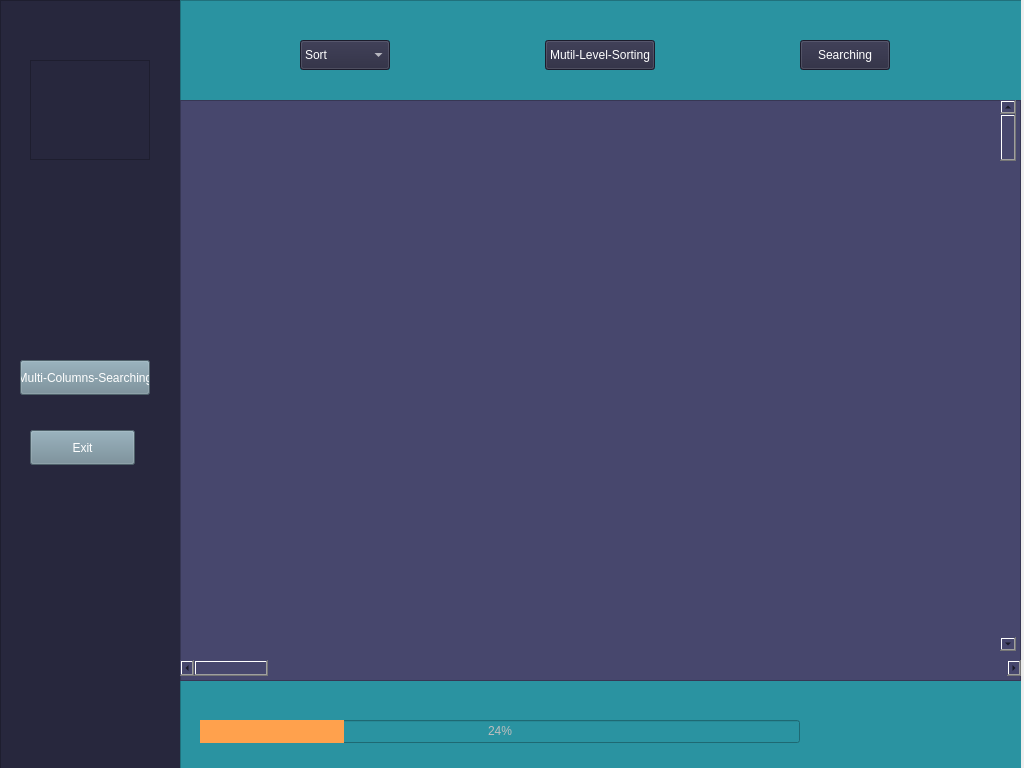
<?xml version="1.0" encoding="UTF-8"?>
<ui version="4.0">
 <class>MainWindow</class>
 <widget class="QMainWindow" name="MainWindow">
  <property name="enabled">
   <bool>true</bool>
  </property>
  <property name="geometry">
   <rect>
    <x>0</x>
    <y>0</y>
    <width>1024</width>
    <height>768</height>
   </rect>
  </property>
  <property name="mouseTracking">
   <bool>true</bool>
  </property>
  <property name="windowTitle">
   <string>MainWindow</string>
  </property>
  <widget class="QWidget" name="MainWidget">
   <widget class="QFrame" name="MainDiv">
    <property name="geometry">
     <rect>
      <x>0</x>
      <y>0</y>
      <width>1021</width>
      <height>771</height>
     </rect>
    </property>
    <property name="styleSheet">
     <string notr="true">background-color: rgb(71, 71, 109);</string>
    </property>
    <property name="frameShape">
     <enum>QFrame::StyledPanel</enum>
    </property>
    <property name="frameShadow">
     <enum>QFrame::Raised</enum>
    </property>
    <widget class="QFrame" name="SideDiv">
     <property name="geometry">
      <rect>
       <x>0</x>
       <y>0</y>
       <width>181</width>
       <height>771</height>
      </rect>
     </property>
     <property name="styleSheet">
      <string notr="true">QFrame
{
background-color: rgb(39, 39, 61);
}</string>
     </property>
     <property name="frameShape">
      <enum>QFrame::StyledPanel</enum>
     </property>
     <property name="frameShadow">
      <enum>QFrame::Raised</enum>
     </property>
     <widget class="QPushButton" name="ExitButton">
      <property name="geometry">
       <rect>
        <x>30</x>
        <y>430</y>
        <width>105</width>
        <height>35</height>
       </rect>
      </property>
      <property name="styleSheet">
       <string notr="true">QPushButton
{
color: rgb(255, 255, 255);

background-color: rgb(111, 136, 148);

}
QPushButton::hover
{
	
	background-color: rgb(0, 128, 103);
}
</string>
      </property>
      <property name="text">
       <string>Exit</string>
      </property>
     </widget>
     <widget class="QFrame" name="Picture">
      <property name="geometry">
       <rect>
        <x>30</x>
        <y>60</y>
        <width>120</width>
        <height>100</height>
       </rect>
      </property>
      <property name="styleSheet">
       <string notr="true">QFrame
{
background-color: rgb(39, 39, 61);
}
QFrame
{
	
	image: url(:/icons/My Art/60111 [Converted].png);
}</string>
      </property>
      <property name="frameShape">
       <enum>QFrame::StyledPanel</enum>
      </property>
      <property name="frameShadow">
       <enum>QFrame::Raised</enum>
      </property>
     </widget>
     <widget class="QPushButton" name="pushButton">
      <property name="geometry">
       <rect>
        <x>20</x>
        <y>360</y>
        <width>130</width>
        <height>35</height>
       </rect>
      </property>
      <property name="styleSheet">
       <string notr="true">QPushButton
{
color: rgb(255, 255, 255);

background-color: rgb(111, 136, 148);

}
QPushButton::hover
{
	
	background-color: rgb(0, 128, 103);
}
</string>
      </property>
      <property name="text">
       <string>Multi-Columns-Searching</string>
      </property>
     </widget>
    </widget>
    <widget class="QFrame" name="TopDiv">
     <property name="geometry">
      <rect>
       <x>180</x>
       <y>0</y>
       <width>851</width>
       <height>101</height>
      </rect>
     </property>
     <property name="styleSheet">
      <string notr="true">background-color: rgb(42, 147, 161);</string>
     </property>
     <property name="frameShape">
      <enum>QFrame::StyledPanel</enum>
     </property>
     <property name="frameShadow">
      <enum>QFrame::Raised</enum>
     </property>
     <widget class="QComboBox" name="SelectAlgo">
      <property name="geometry">
       <rect>
        <x>120</x>
        <y>40</y>
        <width>90</width>
        <height>30</height>
       </rect>
      </property>
      <property name="styleSheet">
       <string notr="true">QComboBox
{
background-color: rgb(39, 39, 61);
color: rgb(255, 255, 255);
}
QComboBox QAbstractItemView
{
	background-color: rgb(0, 128, 103);
    color: rgb(255, 255, 255);
}</string>
      </property>
      <item>
       <property name="text">
        <string>Sort</string>
       </property>
      </item>
      <item>
       <property name="text">
        <string>Bubble Sort</string>
       </property>
      </item>
      <item>
       <property name="text">
        <string>Selection Sort</string>
       </property>
      </item>
      <item>
       <property name="text">
        <string>Insertion Sort</string>
       </property>
      </item>
      <item>
       <property name="text">
        <string>Bucket Sort</string>
       </property>
      </item>
      <item>
       <property name="text">
        <string>MergeSort</string>
       </property>
      </item>
      <item>
       <property name="text">
        <string>Quick Sort</string>
       </property>
      </item>
     </widget>
     <widget class="QPushButton" name="ExitButton2">
      <property name="geometry">
       <rect>
        <x>620</x>
        <y>40</y>
        <width>90</width>
        <height>30</height>
       </rect>
      </property>
      <property name="styleSheet">
       <string notr="true">QPushButton
{
background-color: rgb(39, 39, 61);
color: rgb(255, 255, 255);
}
QPushButton:hover
{
	
	background-color: rgb(0, 128, 103);
}</string>
      </property>
      <property name="text">
       <string>Searching</string>
      </property>
     </widget>
     <widget class="QPushButton" name="MultiLevelSorting">
      <property name="geometry">
       <rect>
        <x>365</x>
        <y>40</y>
        <width>110</width>
        <height>30</height>
       </rect>
      </property>
      <property name="styleSheet">
       <string notr="true">QPushButton
{
color: rgb(255, 255, 255);
background-color: rgb(39, 39, 61);
}
QPushButton::hover
{
	background-color: rgb(0, 128, 103);
}

</string>
      </property>
      <property name="text">
       <string>Mutil-Level-Sorting</string>
      </property>
     </widget>
    </widget>
    <widget class="QFrame" name="BottomDiv">
     <property name="enabled">
      <bool>false</bool>
     </property>
     <property name="geometry">
      <rect>
       <x>180</x>
       <y>680</y>
       <width>851</width>
       <height>91</height>
      </rect>
     </property>
     <property name="styleSheet">
      <string notr="true">background-color: rgb(42, 147, 161);</string>
     </property>
     <property name="frameShape">
      <enum>QFrame::StyledPanel</enum>
     </property>
     <property name="frameShadow">
      <enum>QFrame::Raised</enum>
     </property>
     <widget class="QProgressBar" name="progressBar">
      <property name="geometry">
       <rect>
        <x>20</x>
        <y>40</y>
        <width>600</width>
        <height>23</height>
       </rect>
      </property>
      <property name="styleSheet">
       <string notr="true">QProgressBar::chunk
{
	
	background-color: rgb(255, 161, 77);
}
QProgressBar
{
text-align:center
}</string>
      </property>
      <property name="value">
       <number>24</number>
      </property>
      <property name="textVisible">
       <bool>true</bool>
      </property>
      <property name="orientation">
       <enum>Qt::Horizontal</enum>
      </property>
      <property name="invertedAppearance">
       <bool>false</bool>
      </property>
      <property name="textDirection">
       <enum>QProgressBar::TopToBottom</enum>
      </property>
     </widget>
    </widget>
    <widget class="QFrame" name="WorkspaceDiv">
     <property name="geometry">
      <rect>
       <x>180</x>
       <y>100</y>
       <width>841</width>
       <height>581</height>
      </rect>
     </property>
     <property name="frameShape">
      <enum>QFrame::StyledPanel</enum>
     </property>
     <property name="frameShadow">
      <enum>QFrame::Raised</enum>
     </property>
     <widget class="QScrollBar" name="horizontalScrollBar">
      <property name="geometry">
       <rect>
        <x>0</x>
        <y>560</y>
        <width>841</width>
        <height>16</height>
       </rect>
      </property>
      <property name="orientation">
       <enum>Qt::Horizontal</enum>
      </property>
     </widget>
     <widget class="QScrollBar" name="verticalScrollBar">
      <property name="geometry">
       <rect>
        <x>820</x>
        <y>0</y>
        <width>16</width>
        <height>551</height>
       </rect>
      </property>
      <property name="orientation">
       <enum>Qt::Vertical</enum>
      </property>
     </widget>
    </widget>
   </widget>
  </widget>
 </widget>
 <resources>
  <include location="../../../../../resources.qrc"/>
 </resources>
 <connections/>
</ui>
